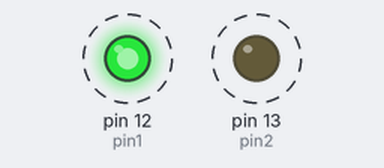
Bench run of a sketch on a simulated Arduino Uno, built with avr-gcc and run on an emulated ATmega328P. On the bench: output pins drawn as LEDs (lit = HIGH). Dashed ring = blinking.

Above: at 0.15 s.
Timing chart, 0 to 3.0 s (numbered marks = the images above):
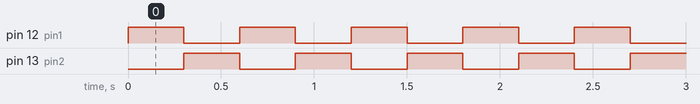

The sketch:

sketch.ino
```cpp
int pin1 = 12;
int pin2 = 13;

void setup() {
  pinMode(pin1, OUTPUT);
  pinMode(pin2, OUTPUT);
}

void loop() {
  digitalWrite(pin1, HIGH);
  digitalWrite(pin2, LOW);
  delay(300);
  digitalWrite(pin2, HIGH);
  digitalWrite(pin1, LOW);
  delay(300);
}
```

Measured:
- by itself, pin 12 (pin1), pin 13 (pin2): alternates HIGH for 0.30 s and LOW for 0.30 s
